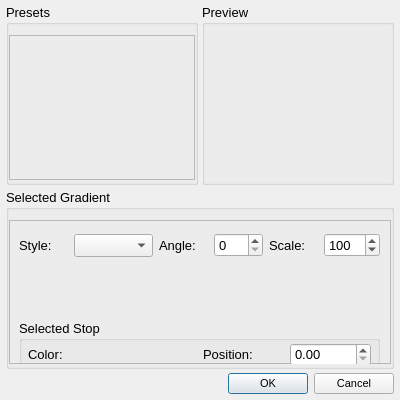
<?xml version="1.0" encoding="UTF-8"?>
<ui version="4.0">
 <class>GradientEditorDialog</class>
 <widget class="QDialog" name="GradientEditorDialog">
  <property name="geometry">
   <rect>
    <x>0</x>
    <y>0</y>
    <width>400</width>
    <height>400</height>
   </rect>
  </property>
  <property name="font">
   <font>
    <pointsize>8</pointsize>
   </font>
  </property>
  <property name="windowTitle">
   <string>Dialog</string>
  </property>
  <layout class="QVBoxLayout" name="verticalLayout">
   <property name="spacing">
    <number>4</number>
   </property>
   <property name="leftMargin">
    <number>6</number>
   </property>
   <property name="topMargin">
    <number>4</number>
   </property>
   <property name="rightMargin">
    <number>6</number>
   </property>
   <property name="bottomMargin">
    <number>6</number>
   </property>
   <item>
    <layout class="QHBoxLayout" name="horizontalLayout_3">
     <item>
      <widget class="QGroupBox" name="groupBox_2">
       <property name="font">
        <font>
         <pointsize>10</pointsize>
        </font>
       </property>
       <property name="title">
        <string>Presets</string>
       </property>
       <property name="flat">
        <bool>true</bool>
       </property>
       <layout class="QVBoxLayout" name="verticalLayout_2">
        <property name="leftMargin">
         <number>0</number>
        </property>
        <property name="topMargin">
         <number>10</number>
        </property>
        <property name="rightMargin">
         <number>0</number>
        </property>
        <property name="bottomMargin">
         <number>2</number>
        </property>
        <item>
         <widget class="QFrame" name="frame">
          <property name="frameShape">
           <enum>QFrame::StyledPanel</enum>
          </property>
          <property name="frameShadow">
           <enum>QFrame::Raised</enum>
          </property>
         </widget>
        </item>
       </layout>
      </widget>
     </item>
     <item>
      <widget class="QGroupBox" name="groupBox_3">
       <property name="font">
        <font>
         <pointsize>10</pointsize>
        </font>
       </property>
       <property name="title">
        <string>Preview</string>
       </property>
       <property name="flat">
        <bool>true</bool>
       </property>
       <layout class="QVBoxLayout" name="verticalLayout_3">
        <property name="leftMargin">
         <number>0</number>
        </property>
        <property name="topMargin">
         <number>10</number>
        </property>
        <property name="rightMargin">
         <number>0</number>
        </property>
        <property name="bottomMargin">
         <number>2</number>
        </property>
        <item>
         <widget class="QFrame" name="frame_3">
          <property name="frameShape">
           <enum>QFrame::NoFrame</enum>
          </property>
          <property name="frameShadow">
           <enum>QFrame::Raised</enum>
          </property>
          <layout class="QVBoxLayout" name="verticalLayout_4">
           <property name="leftMargin">
            <number>0</number>
           </property>
           <property name="topMargin">
            <number>0</number>
           </property>
           <property name="rightMargin">
            <number>0</number>
           </property>
           <property name="bottomMargin">
            <number>0</number>
           </property>
           <item>
            <widget class="GradientSwatchWidget" name="gradientSwatchPreview" native="true">
             <property name="enabled">
              <bool>false</bool>
             </property>
            </widget>
           </item>
          </layout>
         </widget>
        </item>
       </layout>
      </widget>
     </item>
    </layout>
   </item>
   <item>
    <widget class="QGroupBox" name="groupBox">
     <property name="font">
      <font>
       <pointsize>10</pointsize>
      </font>
     </property>
     <property name="title">
      <string>Selected Gradient</string>
     </property>
     <property name="flat">
      <bool>true</bool>
     </property>
     <property name="checkable">
      <bool>false</bool>
     </property>
     <layout class="QHBoxLayout" name="horizontalLayout_2">
      <property name="spacing">
       <number>6</number>
      </property>
      <property name="leftMargin">
       <number>0</number>
      </property>
      <property name="topMargin">
       <number>10</number>
      </property>
      <property name="rightMargin">
       <number>0</number>
      </property>
      <property name="bottomMargin">
       <number>2</number>
      </property>
      <item>
       <widget class="QFrame" name="frame_2">
        <property name="frameShape">
         <enum>QFrame::StyledPanel</enum>
        </property>
        <property name="frameShadow">
         <enum>QFrame::Raised</enum>
        </property>
        <widget class="QGroupBox" name="groupBox_4">
         <property name="geometry">
          <rect>
           <x>10</x>
           <y>100</y>
           <width>361</width>
           <height>51</height>
          </rect>
         </property>
         <property name="title">
          <string>Selected Stop</string>
         </property>
         <layout class="QHBoxLayout" name="horizontalLayout">
          <property name="leftMargin">
           <number>6</number>
          </property>
          <property name="topMargin">
           <number>2</number>
          </property>
          <property name="rightMargin">
           <number>6</number>
          </property>
          <property name="bottomMargin">
           <number>2</number>
          </property>
          <item>
           <widget class="QLabel" name="label">
            <property name="text">
             <string>Color:</string>
            </property>
           </widget>
          </item>
          <item>
           <widget class="ColorSwatchWidget" name="stopColorSwatch" native="true"/>
          </item>
          <item>
           <widget class="QLabel" name="label_2">
            <property name="text">
             <string>Position:</string>
            </property>
           </widget>
          </item>
          <item>
           <widget class="QDoubleSpinBox" name="stopSpinBoxPosition">
            <property name="maximum">
             <double>1.000000000000000</double>
            </property>
            <property name="singleStep">
             <double>0.010000000000000</double>
            </property>
           </widget>
          </item>
         </layout>
        </widget>
        <widget class="QFrame" name="frame_4">
         <property name="geometry">
          <rect>
           <x>10</x>
           <y>10</y>
           <width>361</width>
           <height>31</height>
          </rect>
         </property>
         <property name="frameShape">
          <enum>QFrame::NoFrame</enum>
         </property>
         <property name="frameShadow">
          <enum>QFrame::Raised</enum>
         </property>
         <layout class="QHBoxLayout" name="horizontalLayout_4">
          <property name="leftMargin">
           <number>0</number>
          </property>
          <property name="topMargin">
           <number>0</number>
          </property>
          <property name="rightMargin">
           <number>0</number>
          </property>
          <property name="bottomMargin">
           <number>0</number>
          </property>
          <item>
           <widget class="QLabel" name="label_3">
            <property name="text">
             <string>Style:</string>
            </property>
           </widget>
          </item>
          <item>
           <widget class="QComboBox" name="comboBoxStyle"/>
          </item>
          <item>
           <widget class="QLabel" name="label_4">
            <property name="text">
             <string>Angle:</string>
            </property>
           </widget>
          </item>
          <item>
           <widget class="QSpinBox" name="spinBoxAngle">
            <property name="maximum">
             <number>359</number>
            </property>
           </widget>
          </item>
          <item>
           <widget class="QLabel" name="label_5">
            <property name="text">
             <string>Scale:</string>
            </property>
           </widget>
          </item>
          <item>
           <widget class="QSpinBox" name="spinBoxScale">
            <property name="minimum">
             <number>1</number>
            </property>
            <property name="maximum">
             <number>1000</number>
            </property>
            <property name="value">
             <number>100</number>
            </property>
           </widget>
          </item>
         </layout>
        </widget>
        <widget class="GradientStopEditorWidget" name="gradientStopEditor" native="true">
         <property name="geometry">
          <rect>
           <x>10</x>
           <y>50</y>
           <width>361</width>
           <height>41</height>
          </rect>
         </property>
        </widget>
       </widget>
      </item>
     </layout>
    </widget>
   </item>
   <item>
    <widget class="QDialogButtonBox" name="buttonBox">
     <property name="layoutDirection">
      <enum>Qt::LeftToRight</enum>
     </property>
     <property name="orientation">
      <enum>Qt::Horizontal</enum>
     </property>
     <property name="standardButtons">
      <set>QDialogButtonBox::Cancel|QDialogButtonBox::Ok</set>
     </property>
    </widget>
   </item>
  </layout>
 </widget>
 <customwidgets>
  <customwidget>
   <class>ColorSwatchWidget</class>
   <extends>QWidget</extends>
   <header>src/UI/Widgets/ColorSwatchWidget.h</header>
   <container>1</container>
  </customwidget>
  <customwidget>
   <class>GradientSwatchWidget</class>
   <extends>QWidget</extends>
   <header>src/UI/Widgets/GradientSwatchWidget.h</header>
   <container>1</container>
  </customwidget>
  <customwidget>
   <class>GradientStopEditorWidget</class>
   <extends>QWidget</extends>
   <header>src/UI/Widgets/GradientStopEditorWidget.h</header>
   <container>1</container>
  </customwidget>
 </customwidgets>
 <resources/>
 <connections>
  <connection>
   <sender>buttonBox</sender>
   <signal>accepted()</signal>
   <receiver>GradientEditorDialog</receiver>
   <slot>accept()</slot>
   <hints>
    <hint type="sourcelabel">
     <x>248</x>
     <y>254</y>
    </hint>
    <hint type="destinationlabel">
     <x>157</x>
     <y>274</y>
    </hint>
   </hints>
  </connection>
  <connection>
   <sender>buttonBox</sender>
   <signal>rejected()</signal>
   <receiver>GradientEditorDialog</receiver>
   <slot>reject()</slot>
   <hints>
    <hint type="sourcelabel">
     <x>316</x>
     <y>260</y>
    </hint>
    <hint type="destinationlabel">
     <x>286</x>
     <y>274</y>
    </hint>
   </hints>
  </connection>
 </connections>
 <slots>
  <slot>stopPanelValueChanged()</slot>
 </slots>
</ui>
